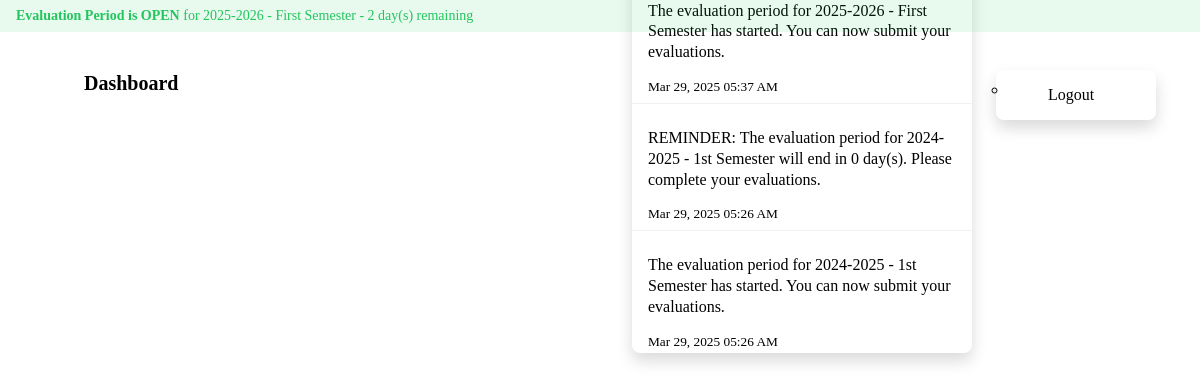
The app's page /navbar.php with its own data.
### tables this page shows
CREATE TABLE `academic_year` (
  `id` int(11) NOT NULL,
  `acad_year` varchar(255) NOT NULL,
  `semester` varchar(100) NOT NULL,
  `evaluation_status` int(11) NOT NULL,
  `added` datetime NOT NULL DEFAULT current_timestamp(),
  `evaluation_start_date` date DEFAULT NULL,
  `evaluation_end_date` date DEFAULT NULL
);

CREATE TABLE `notifications` (
  `id` int(11) NOT NULL,
  `message` text NOT NULL,
  `added_by` varchar(255) DEFAULT NULL,
  `created_at` timestamp NULL DEFAULT current_timestamp(),
  `status` enum('unread','read') DEFAULT 'unread'
);

### navbar.php (the view, shortened to what this page needs)
<?php
  $current_acad_query = mysqli_query($conn, "SELECT * FROM academic_year ORDER BY id DESC LIMIT 1");
  $eval_notification = "";
  $has_notification = false;
  if(mysqli_num_rows($current_acad_query) > 0) {
    $current_acad = mysqli_fetch_assoc($current_acad_query);
    $acad_year = $current_acad['acad_year'];
    $semester = $current_acad['semester'];
    $evaluation_status = isset($current_acad['evaluation_status']) ? $current_acad['evaluation_status'] : 0;
    $days_remaining = "";
    if(isset($current_acad['evaluation_end_date']) && !empty($current_acad['evaluation_end_date'])) {
      $end_date = new DateTime($current_acad['evaluation_end_date']);
      $today = new DateTime();
      $interval = $today->diff($end_date);
      if($interval->days > 0 && $interval->invert == 0) {
        $days_remaining = " - " . $interval->days . " day(s) remaining";
      } else if($interval->invert == 1) {
        $days_remaining = " - Ends today!";
      }
    }
    if($evaluation_status == 1) {
      $eval_notification = "<div class='alert alert-success mb-0 text-center py-1'><strong>Evaluation Period is OPEN</strong> for {$acad_year} - {$semester}{$days_remaining}</div>";
      $has_notification = true;
    } else if(isset($current_acad['evaluation_start_date']) && !empty($current_acad['evaluation_start_date'])) {
      $start_date = new DateTime($current_acad['evaluation_start_date']);
      $today = new DateTime();
      $interval = $today->diff($start_date);
      if($interval->days <= 7 && $interval->invert == 0) {
        $eval_notification = "<div class='alert alert-warning mb-0 text-center py-1'><strong>Evaluation Period starts in {$interval->days} day(s)</strong> for {$acad_year} - {$semester}</div>";
        $has_notification = true;
      }
    }
  }
  $user_id = isset($_SESSION['user_id']) ? $_SESSION['user_id'] : 0;
  $recipient_type = 'all';
  $table_exists = mysqli_query($conn, "SHOW TABLES LIKE 'notifications'");
  if(mysqli_num_rows($table_exists) > 0) {
    $recipient_type_exists = mysqli_query($conn, "SHOW COLUMNS FROM notifications LIKE 'recipient_type'");
    $has_recipient_columns = mysqli_num_rows($recipient_type_exists) > 0;
  }
?>
<div class="header navbar">
  <?php if($has_notification): ?>
  <div class="evaluation-notification w-100">
    <?php echo $eval_notification; ?>
  </div>
  <?php endif; ?>
  <div class="header-container">
    <ul class="nav-left">
      <li>
        <a id="sidebar-toggle" class="sidebar-toggle" href="javascript:void(0);">
        </a>
      </li>
      <li>
        <div class="page-title d-none d-md-block">
          <?php
            $currentPage = basename($_SERVER['PHP_SELF']);
            $pageName = '';
            switch($currentPage) {
              default:
                $pageName = 'Dashboard';
            }
            echo $pageName;
          ?>
        </div>
      </li>
    </ul>
    <ul class="nav-right">
      <li class="dropdown me-3">
        <div class="dropdown-menu dropdown-menu-end" aria-labelledby="notificationsDropdown" style="width: 340px; max-height: 500px; overflow-y: auto;">
          <div class="notifications-container p-0">
            <?php
            if(mysqli_num_rows($table_exists) > 0) {
              if($has_recipient_columns) {
                $notif_query = "SELECT * FROM notifications
                              WHERE (recipient_type = 'all' OR recipient_type = '$recipient_type' OR (recipient_type = '$recipient_type' AND recipient_id = $user_id))
                              ORDER BY created_at DESC LIMIT 5";
              } else {
                $notif_query = "SELECT * FROM notifications ORDER BY created_at DESC LIMIT 5";
              }
              $notif_result = mysqli_query($conn, $notif_query);
              if($notif_result && mysqli_num_rows($notif_result) > 0) {
                while($notification = mysqli_fetch_assoc($notif_result)) {
                  $is_unread = $notification['status'] == 'unread';
                  echo '<a class="dropdown-item py-3 px-4 '.($is_unread ? 'bg-light' : '').'" href="javascript:void(0);" onclick="markNotificationRead('.$notification['id'].')">';
                  echo '<div class="d-flex">';
                  echo '<div>';
                  echo '<p class="mb-1 '.($is_unread ? 'fw-bold' : '').'" style="line-height: 1.3;">'.$notification['message'].'</p>';
                  echo '<small class="text-muted">'.date('M d, Y h:i A', strtotime($notification['created_at'])).'</small>';
                  echo '</div>';
                  echo '</div>';
                  echo '</a>';
                }
              } else {
                echo '<div class="dropdown-item text-center py-3">No notifications</div>';
              }
            } else {
              echo '<div class="dropdown-item text-center py-3">No notifications</div>';
            }
            ?>
          </div>
        </div>
      </li>
      <li class="dropdown">
        <a href="" class="dropdown-toggle no-after peers fxw-nw ai-c lh-1" id="dropdownMenuLink" data-bs-toggle="dropdown" aria-expanded="false">
        </a>
        <ul class="dropdown-menu fsz-sm" aria-labelledby="dropdownMenuLink">
          <li>
            <a href="../backend_scripts/logout.php" class="d-b td-n pY-5 bgcH-grey-100 c-grey-700">
              <span>Logout</span>
            </a>
          </li>
        </ul>
      </li>
    </ul>
  </div>
</div>

### records on screen
academic_year: acad_year "2025-2026", semester "First Semester", evaluation_end_date "- 2 day(s) remaining"
notifications: message "The evaluation period for 2025-2026 - First Semester has started. You can now submit your evaluations.", created_at "Mar 29, 2025 05:37 AM"
notifications: message "REMINDER: The evaluation period for 2024-2025 - 1st Semester will end in 0 day(s). Please complete your evaluations.", created_at "Mar 29, 2025 05:26 AM"
notifications: message "The evaluation period for 2024-2025 - 1st Semester has started. You can now submit your evaluations.", created_at "Mar 29, 2025 05:26 AM"

### other values on screen
$pageName "Dashboard"
